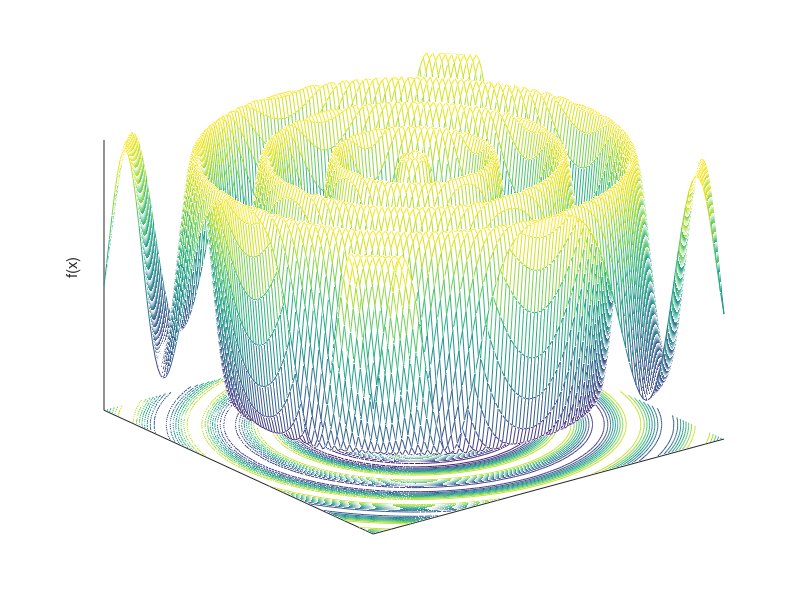

This chart was generated by the following MATLAB code:
function SineEnvPlot

xlimits = [-10 10];
dx = (xlimits(2) - xlimits(1)) / 100;
N = floor((xlimits(2) - xlimits(1)) / dx) + 1;
obj = zeros(N, N);
i = 0;
for x = xlimits(1) : dx : xlimits(2)
    i = i + 1;
    k = 0;
    for y = xlimits(1) : dx : xlimits(2)
        k = k + 1;
        obj(i,k) = -(sin(sqrt(x^2 + y^2) - 0.5))^2 / (0.001 * (x^2 + y^2) + 1)^2;
    end
end
close all;
[x, y] = meshgrid(xlimits(1) : dx : xlimits(2));
meshc(x,y,obj);
zlabel('f(x)')
set(gca, 'XTick', [])
set(gca, 'YTick', [])
set(gca, 'ZTick', [])
temp = axis;
axis([xlimits, xlimits, temp(5), max(max(obj))])
